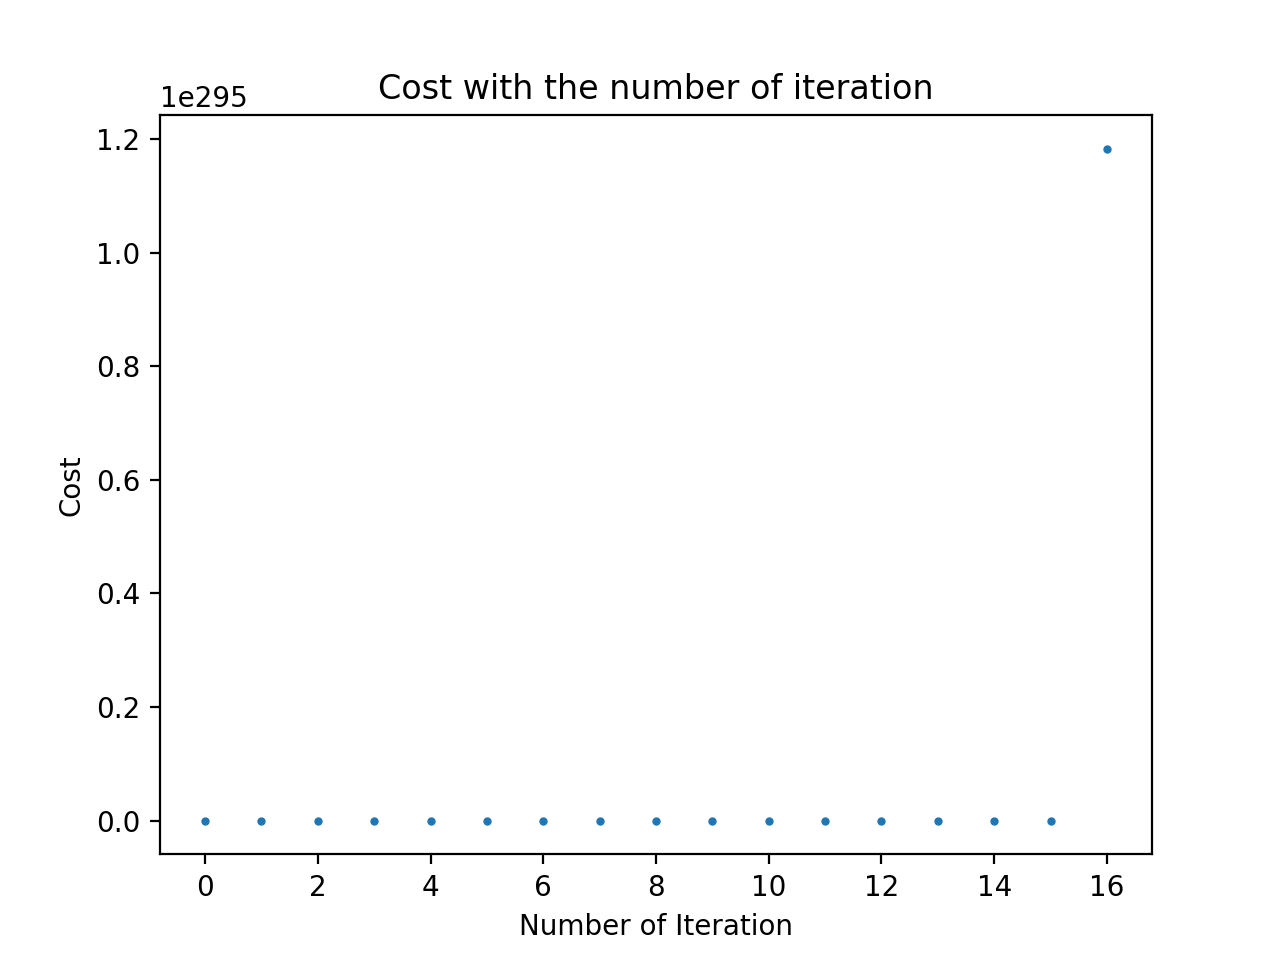

Write Python code to recreate this figure.
import sys
from operator import add
from pyspark.sql import SparkSession
from pyspark import SparkContext
import pyspark
from pyspark.ml.linalg import Vectors
import numpy as np
from sklearn.linear_model import LinearRegression
from pyspark.sql.types import *
from pyspark.sql import functions as func
from pyspark.sql.functions import *
from pyspark.sql import SQLContext
import matplotlib.pyplot as plt 
import time
from pandas import Series,DataFrame
import pandas as pd
import re
from collections import Counter
from sklearn.linear_model import LinearRegression
from pyspark.ml.classification import LogisticRegression
from pyspark.ml.evaluation import MulticlassClassificationEvaluator
from pyspark.ml.classification import LinearSVC


# building functions

def isfloat(value):
    try:
        float(value)
        return True
    except:
        return False
    
def correctRows(p):
    if isfloat(p[3]) and isfloat(p[4]) and isfloat(p[6]) and isfloat(p[7]) and isfloat(p[9]):
        return p
    
def to_list(a):
    return [a]

def addToList(x, y):
    x.append(y)
    return x

def extend(x,y):
    x.extend(y)
    return x

spark = SparkSession.builder.master("local[*]").getOrCreate()
sc = SparkContext.getOrCreate()
sqlContext = SQLContext(sc)

# load data set
lines2 = sc.textFile("Google-Playstore.csv")


print("##### Finding Simple Linear Regression Equation #####")

# data pre-processing
correctLine = lines2.map(lambda x: x.split(','))
cleaned = correctLine.filter(correctRows)

max_install = cleaned.map(lambda p: (float(p[7])))
rating = cleaned.map(lambda p: (float(p[3])))

# apply linear regression
x = np.array(max_install.collect())
y = np.array(rating.collect())

X = np.stack([x], axis = 1)

start2 = time.time()

rating = cleaned.map(lambda p: (p[0], p[3]))
rating_count = cleaned.map(lambda p: (p[0], p[4]))
min_install = cleaned.map(lambda p: (p[0], p[6]))
max_install = cleaned.map(lambda p: (p[0], p[7]))
price = cleaned.map(lambda p: (p[0], p[9]))

rating = rating.combineByKey(to_list, addToList, extend)
rating = rating.collect()
rating_count = rating_count.combineByKey(to_list, addToList, extend)
rating_count = rating_count.collect()
min_install = min_install.combineByKey(to_list, addToList, extend)
min_install = min_install.collect()
max_install = max_install.combineByKey(to_list, addToList, extend)
max_install = max_install.collect()
price = price.combineByKey(to_list, addToList, extend)
price = price.collect()


ratingKey = []
ratingValue = []
for i in range(len(rating)):
    ratingKey.append(rating[i][0])

    rate = 0
    total = 0
    for j in [float(i) for i in rating[i][1]]:
        rate += j
        total += 1

    ratingValue.append(rate/total)


ratingCountKey = []
ratingCountValue = []
for i in range(len(rating_count)):
    ratingCountKey.append(rating_count[i][0])

    rate = 0
    for j in [float(i) for i in rating_count[i][1]]:
        rate += j

    ratingCountValue.append(rate)


min_installKey = []
min_installValue = []
for i in range(len(min_install)):
    min_installKey.append(min_install[i][0])

    count = 0
    for j in [float(i) for i in min_install[i][1]]:
        if j != 0:
            count += 1

    min_installValue.append(count)


max_installKey = []
max_installValue = []
for i in range(len(max_install)):
    min_installKey.append(max_install[i][0])

    count = 0
    for j in [float(i) for i in max_install[i][1]]:
        if j != 0:
            count += 1

    max_installValue.append(count)


priceKey = []
priceValue = []
for i in range(len(price)):
    priceKey.append(price[i][0])

    amount = 0
    for j in [float(i) for i in price[i][1]]:
        amount += j

    priceValue.append(amount)


app = ratingKey
rating = ratingValue
countOfRating = ratingCountValue
mi_install = min_installValue
Price = priceValue

ma_install = max_installValue


x = []
y = []
for i in range(len(app)):
    x.append([float(rating[i]), float(countOfRating[i]), float(mi_install[i]), float(Price[i])])
    y.append(float(ma_install[i]))

learningRate = 0.000001
num_iteration = 100
size = len(y)
costs = []
beta = np.array([0.1, 0.1, 0.1, 0.1])

data = {'y':y, 'x':x}
df = DataFrame(data)
spark_df_from_pandas = spark.createDataFrame(df, schema=['x', 'y'])
myRDD=spark_df_from_pandas.rdd.map(lambda x: (float(x[0]), np.array(x[1])))

for i in range(num_iteration):
    gradientCost=myRDD.map(lambda x: (x[1], (x[0] - x[1] * beta)))\
                           .map(lambda x: (x[0]*x[1], x[1]**2 )).reduce(lambda x, y: (x[0] +y[0], x[1]+y[1] ))

    cost = 0
    for j in gradientCost[1]:
        cost += j

    gradient=(-1/float(size))* gradientCost[0]
    print(i, "Beta", beta, " Cost", cost)
    beta = beta - learningRate * gradient

    costs.append(cost)

end2 = time.time()

print(f"Computation time of multi-linear regression by BGD is {(end2 - start2)/60} minutes")

xValues = [i for i in range(len(costs))]

plt.plot(xValues, costs, 'o', markersize=2)
plt.xlabel("Number of Iteration")
plt.ylabel("Cost")
plt.title("Cost with the number of iteration")
plt.show()
